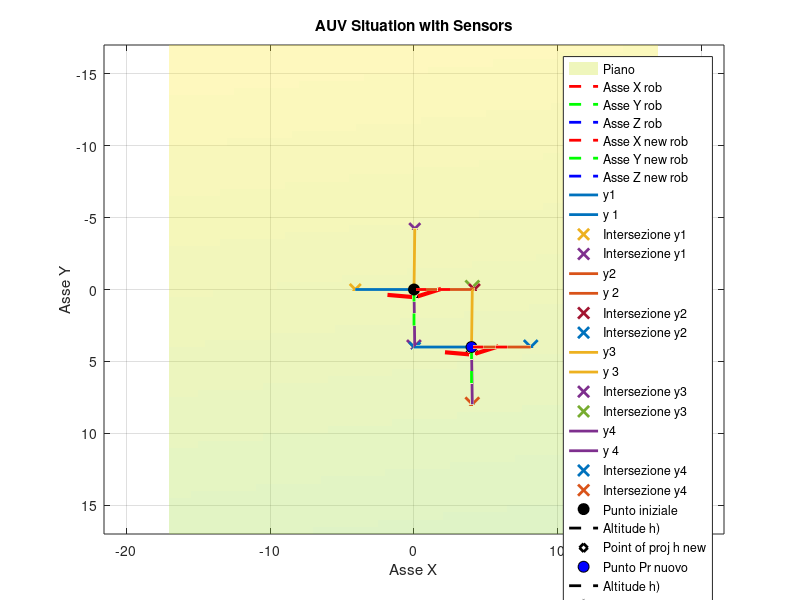

This figure's MATLAB source:
clear; close all; clc;

% Flag per usare angoli specifici o generati randomicamente
use_specific_angles = true; % Imposta a 'false' per angoli randomici
use_specific_speed = true; % Imposta a 'false' per velocità randomiche
tolerance = 1e-4;
areDifferent = @(a, b, tol) abs(a - b) > tol * max(abs(a), abs(b));

%% Simulation parameters
Ts = 0.001;
psi = 0;

%% Angle defintions
if use_specific_angles
    % terrain
    beta = pi/10;
    alpha = pi/10;
    % robot
    theta = pi/10;
    phi = 0;
else
    % random angles generator
    lower_bound = -pi/3;
    upper_bound = pi/3;
    % Genera un singolo angolo randomico
    beta = lower_bound + (upper_bound - lower_bound) * rand();
    alpha = lower_bound + (upper_bound - lower_bound) * rand();
    lower_bound = -pi/5;
    upper_bound = pi/5;
    theta = lower_bound + (upper_bound - lower_bound) * rand();
    phi = lower_bound + (upper_bound - lower_bound) * rand();
end
fprintf('Valori per angoli\n');
fprintf('beta: %.2f\n', rad2deg(beta));
fprintf('alpha: %.2f\n', rad2deg(alpha));
fprintf('theta: %.2f\n', rad2deg(theta));
fprintf('phi: %.2f\n', rad2deg(phi)); 

%% speed definitions
if use_specific_speed
    surge = 4000;
    sway = 4000;
    heave = 0;
    p = 0;
    q = 0; 
else
    % random angles generator
    lower_bound = -2000;
    upper_bound = 2000;
    % Genera un singolo angolo randomico
    surge = lower_bound + (upper_bound - lower_bound) * rand();
    sway = lower_bound + (upper_bound - lower_bound) * rand();
    heave = lower_bound + (upper_bound - lower_bound) * rand();
    lower_bound = -(pi/8)/Ts;
    upper_bound = (pi/8)/Ts;
    p = lower_bound + (upper_bound - lower_bound) * rand();
    q = lower_bound + (upper_bound - lower_bound) * rand();
end
fprintf('\nValori per velocità\n');
fprintf('u: %.2f\n', surge);
fprintf('v: %.2f\n', sway);
fprintf('w: %.2f\n', heave);
fprintf('p: %.2f\n', rad2deg(p)); 
fprintf('q: %.2f\n', rad2deg(q)); 

%% Terrain Parameters
pplane = [0, 0, 10]';
n0 = [0, 0, 1]'; % in terrain frame!!
% Transformation (given by the sensors)
wRt = (rotz(0)*roty(beta)*rotx(alpha))*(rotx(pi))';

%% Robot Parameters
pr = [0, 0, 0]';
num_s = 4;
Gamma = -pi/8; % y1 angle (rear) sud
Lambda = pi/8; % y2 angle (front) nord
Eta = pi/8; % y3 angle (left) ovest
Zeta = -pi/8; % y4 angle (right) est

r_speed = [surge, sway, heave, p, q, 0]'; 
% Trasformation with robot frame
wRr = rotz(psi)*roty(theta)*rotx(phi);

% for plot robot frame to world frame
x_dir = wRr * [1; 0; 0];
y_dir = wRr * [0; 1; 0];
z_dir = wRr * [0; 0; 1];

r_s = zeros(3,num_s);
s = r_s;
r_s(:, 1) = [sin(Gamma), 0, cos(Gamma)]';
r_s(:, 2) = [sin(Lambda), 0, cos(Lambda)]';
r_s(:, 3) = [0, -sin(Eta), cos(Eta)]';
r_s(:, 4) = [0, -sin(Zeta), cos(Zeta)]';
% check of consistency for the sensors
% Trasformation in world frame
for k = 1:num_s
    s(:,k) = wRr*r_s(:,k);
end

for k = 1:num_s
    if (norm(s(:,k)) ~= 1)
        fprintf('ERROR: norm sensor k = %.0f is not 1', k);
    end
end

%% Geometry Compuataion terrain
%  normal to the plane
n = wRt*n0; % in world frame
fprintf('\nVettore superficie\n');
fprintf('n: [%.4f; %.4f; %.4f]\n', n(1), n(2), n(3));
if (norm(n) ~= 1)
    fprintf('ALERT: norm n is not 1\n');
    n_norm = n;
    n = n_norm / norm(n_norm);
end

%% Sensor Values
t_star = zeros(1, num_s);
p_int = zeros(3, num_s);
y = zeros(1, num_s);
for k = 1:num_s
    if dot(s(:,k),n) == 0
        error('The line s and the plane n_yx are parallel');
    end
    t_star(:, k) = -(dot((pr - pplane),n))/(dot(s(:,k),n));
    p_int(:, k) = pr + t_star(:, k)*s(:, k);
    y(k) = norm(t_star(:, k));
end

% Check of visibility
z_r = [0, 0, 1]'; 
z_r = (wRr)'*z_r; % Adjust z_r based on angles
for k = 1:num_s
    v_p = p_int(:, k) - pr;
    visibile = dot(z_r, v_p) > 0;
    if ~visibile
        error('Error in visibility for the sensor %0.f', k);
    end
end

%% Altitude Computation
% real altitude in 
h_real = (n'*(pr - pplane))/(norm(n));
fprintf('\nValore per altezza nel primo punto\n');
fprintf('h: %.4f\n', h_real);

%% Check of the results first point
% y Values
fprintf('\nValori dei sensori per primo punto\n');
y_mes = zeros(1, num_s);
for k = 1:num_s
    fprintf('y%.0f = %.4f\n', k, y(k));
    y_mes(k) = (norm(p_int(:, k) - pr));
    if areDifferent(y_mes(k), y(:, k), tolerance)
        fprintf('y%.0f mesured: %.4f\n', k, y_mes(k));
        fprintf('ERRORE: y per il sensore %0.f\n', k);
    end
end
% h Values
h_from_y = zeros(1, num_s);
for k = 1:num_s
    h_from_y = y(k) * n' * s(:, k);
    if areDifferent(h_real, -h_from_y, tolerance)
        fprintf('h got from y%.0f value: %.4f\n', k, -h_from_y);
        fprintf('ERRORE: h per il sensore %0.f nel calcolo h from y\n', k);
    end
end

%% Muovo il robot
% --- DILEMMA: muovo e poi ruoto??? Come faccio?? ---- %
w_speed = wRr * r_speed(1:3);
pr_new = pr + w_speed*Ts;
% Angles update
phi_old = phi;
theta_old = theta;
phi = phi + r_speed(4)*Ts;
theta = theta + r_speed(5)*Ts; % !!! SEGNOOO !!!!
% Transformation update
wRr = rotz(psi)*roty(theta)*rotx(phi);

%% New Sensor Values
t_star_new = zeros(1, num_s);
p_int_new = zeros(3, num_s);
y_new = zeros(1, num_s);
% Trasformation in world frame
for k = 1:num_s
    s(:,k) = wRr*r_s(:,k);
end
for k = 1:num_s
    if dot(s(:,k),n) == 0
        error('The line s and the plane n_yx are parallel');
    end
    t_star_new(:, k) = -(dot((pr_new - pplane),n))/(dot(s(:,k),n));
    p_int_new(:, k) = pr_new + t_star_new(:, k)*s(:, k);
    y_new(k) = norm(t_star_new(:, k));
end

% Check of visibility
z_r = [0, 0, 1]';
z_r = (wRr)'*z_r; % Adjust z_r based on angles
for k = 1:num_s
    v_p = p_int_new(:, k) - pr_new;
    visibile = dot(z_r, v_p) > 0;
    if ~visibile
        error('Error (not visible) for the sensor %0.f in the new point', k);
    end
end

%% New Altitude Computation
% real altitude
% ---- Il meno perchè devo considerarlo nell'altro lato ----%
h_real_new = (n'*(pr_new - pplane))/(norm(n));
fprintf('\nValore per altezza nel nuovo punto\n');
fprintf('New h: %.4f\n', h_real_new);

%% Check of the results for consistency
% y Values new
fprintf('\nValori dei sensori per nuovo punto\n');
y_mes_new = zeros(1, num_s);
for k = 1:num_s
    fprintf('New y%.0f = %.4f\n', k, y_new(k));
    y_mes_new(k) = (norm(p_int_new(:, k) - pr_new));
    if areDifferent(y_mes_new(k), y_new(k), tolerance)
        fprintf('New y%0.f mesured was: %.4f\n',k, y_mes_new(k));
        error('Errore in y per il sensore %0.f\n', k);
    end
end
% h Values check
h_from_y_new = zeros(1, num_s);
for k = 1:num_s
    h_from_y_new(k) = y_new(k) * n' * s(:, k);
    if areDifferent(h_real_new, -h_from_y_new(k), tolerance)
        fprintf('h mesured from sensor %0.f was: %.4f\n',k, -h_from_y_new(k));
        error('Errore in h per il sensore %0.f nel calcolo new h from y\n', k);
    end
end

%% Check of the results the states
% controllo senza terreno
s_speed = (wRt)' * w_speed;
h_rot = h_real + s_speed(3) * Ts; 
if areDifferent(h_real_new, h_rot, tolerance)
    fprintf('h from rotation matrices: %.4f\n', h_rot);
    error('Errore nel calcolo della differenza di altezza');
end
if s_speed(3) < 0
    fprintf('h diminuisce di %.4f\n', -s_speed(3)*Ts);
else
    fprintf('h aumenta di %.4f\n', s_speed(3)*Ts);
end
if areDifferent(s_speed(3)*Ts, (h_real_new - h_real), tolerance)
    fprintf('ERROR: Non stesso valore di cambiamento\n');
    fprintf('Cambiamento di h reale %.4f\n', (h_real_new - h_real))
    fprintf('h calcolato corrisponde a %.4f\n', (s_speed(3)*Ts))
end

%% Plot
figure;
hold on;
grid on;
box on;
% for plot
p_proj = pr - dot(n, pr - pplane) * n; % h projection
colors = lines(num_s);

% Plane plot
[xp, yp] = meshgrid(-17:0.5:17, -17:0.5:17);
if abs(n(3)) > 1e-6
    fprintf('\n!!!Attivazione if disegno del piano!!!\n');
    zp = (-n(1)*(xp-pplane(1)) - n(2)*(yp-pplane(2)))/n(3) + pplane(3);
    surf(xp, yp, zp, 'FaceAlpha', 0.3, 'EdgeColor', 'none', 'DisplayName', 'Piano');
end

% Robot frame
t_tmp = 3;
p_x_dir = pr + t_tmp * x_dir;
p_y_dir = pr + t_tmp * y_dir;
p_z_dir = pr + t_tmp * z_dir;
% Robot frame plot
plot3([pr(1), p_x_dir(1)], [pr(2), p_x_dir(2)], [pr(3), p_x_dir(3)], 'r--', 'LineWidth', 2, 'DisplayName', 'Asse X rob');
plot3([pr(1), p_y_dir(1)], [pr(2), p_y_dir(2)], [pr(3), p_y_dir(3)], 'g--', 'LineWidth', 2, 'DisplayName', 'Asse Y rob');
plot3([pr(1), p_z_dir(1)], [pr(2), p_z_dir(2)], [pr(3), p_z_dir(3)], 'b--', 'LineWidth', 2, 'DisplayName', 'Asse Z rob');

% New point robot frame
x_dir_new = rotz(psi) * roty(theta) * rotx(phi) * [1; 0; 0];
y_dir_new = rotz(psi) * roty(theta) * rotx(phi) * [0; 1; 0];
z_dir_new = rotz(psi) * roty(theta) * rotx(phi) * [0; 0; 1];
t_tmp = 3;
p_x_dir = pr_new + t_tmp * x_dir_new;
p_y_dir = pr_new + t_tmp * y_dir_new;
p_z_dir = pr_new + t_tmp * z_dir_new;
plot3([pr_new(1), p_x_dir(1)], [pr_new(2), p_x_dir(2)], [pr_new(3), p_x_dir(3)], 'r--', 'LineWidth', 2, 'DisplayName', 'Asse X new rob');
plot3([pr_new(1), p_y_dir(1)], [pr_new(2), p_y_dir(2)], [pr_new(3), p_y_dir(3)], 'g--', 'LineWidth', 2, 'DisplayName', 'Asse Y new rob');
plot3([pr_new(1), p_z_dir(1)], [pr_new(2), p_z_dir(2)], [pr_new(3), p_z_dir(3)], 'b--', 'LineWidth', 2, 'DisplayName', 'Asse Z new rob');

% Sensor plot
for k = 1:num_s
    plot3([pr(1), p_int(1, k)], [pr(2), p_int(2, k)], [pr(3), p_int(3, k)], ...
          'LineWidth', 2, 'Color', colors(k, :), ...
          'DisplayName', sprintf('y%d', k));
    plot3([pr_new(1), p_int_new(1, k)], [pr_new(2), p_int_new(2, k)], [pr_new(3), p_int_new(3, k)], ...
          'LineWidth', 2, 'Color', colors(k, :), ...
          'DisplayName', sprintf('y %d', k));
    plot3(p_int(1, k), p_int(2, k), p_int(3, k), 'x', 'MarkerFaceColor', colors(k, :), ...
            'MarkerSize', 8, 'LineWidth', 2, 'DisplayName', sprintf('Intersezione y%d', k));
    plot3(p_int_new(1, k), p_int_new(2, k), p_int_new(3, k), 'x', 'MarkerFaceColor', colors(k, :), ...
            'MarkerSize', 10, 'LineWidth', 2, 'DisplayName', sprintf('Intersezione y%d', k));
end

% Punto iniziale
plot3(pr(1), pr(2), pr(3), 'ko', 'MarkerFaceColor', 'k', 'MarkerSize', 8, 'DisplayName', 'Punto iniziale');
plot3([pr(1), p_proj(1)], [pr(2), p_proj(2)], [pr(3), p_proj(3)], ...
      'k--', 'LineWidth', 2, 'DisplayName', 'Altitude h)');
plot3(p_proj(1), p_proj(2), p_proj(3), 'kd', 'MarkerSize', 6, 'LineWidth', 2, 'DisplayName', 'Point of proj h new');

% Nuovo punto robot
plot3(pr_new(1), pr_new(2), pr_new(3), 'ko', 'MarkerFaceColor', 'b', 'MarkerSize', 8, 'DisplayName', 'Punto Pr nuovo');

% New projection point
p_proj_new = pr_new - dot(n, pr_new - pplane) * n; % h projection
if areDifferent(norm(p_proj_new - pr_new), abs(h_real_new), tolerance)
    fprintf('P projection x: %.0f, y: %.0f, z: %.0f\n', p_proj_new(1), p_proj_new(2), p_proj_new(3));
    fprintf('Valore h = %.4f projected\n', norm(p_proj_new - pr_new));
    error('Error nel calcolo della h nuova\n');
end

plot3([pr_new(1), p_proj_new(1)], [pr_new(2), p_proj_new(2)], [pr_new(3), p_proj_new(3)], ...
      'k--', 'LineWidth', 2, 'DisplayName', 'Altitude h)');
plot3(p_proj_new(1), p_proj_new(2), p_proj_new(3), 'kd', 'MarkerSize', 10, 'LineWidth', 2, 'DisplayName', 'Point of proj h new');

% Normal to the plane
quiver3(p_proj_new(1), p_proj_new(2), p_proj_new(3), n(1), n(2), n(3), 'r', 'LineWidth', 3, 'MaxHeadSize', 5);
quiver3(p_proj(1), p_proj(2), p_proj(3), n(1), n(2), n(3), 'r', 'LineWidth', 3, 'MaxHeadSize', 5);

xlabel('Asse X');
ylabel('Asse Y');
zlabel('Asse Z');

set(gca, 'YDir', 'reverse', 'ZDir', 'reverse');

title('AUV Situation with Sensors');
legend('Location', 'best');
axis equal; 
hold off;

if areDifferent(s_speed(3)*Ts, (h_real_new - h_real), tolerance)
    error('Cambiamento nelle altezze');
end

function Rx = rotx(a)
    Rx = [1, 0, 0;
          0, cos(a), -sin(a);
          0, sin(a), cos(a)];
end
function Ry = roty(a)
    Ry = [cos(a), 0, sin(a);
           0, 1, 0;
          -sin(a), 0, cos(a)];
end
function Rz = rotz(a)
    Rz = [cos(a), -sin(a), 0;
          sin(a), cos(a), 0;
            0, 0, 1];
end
